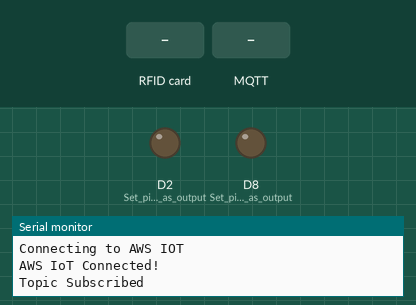
Recording of a sketch running on a simulated ESP8266 (NodeMCU). On the bench: output pins drawn as LEDs (lit = HIGH), the last lines printed to the serial monitor. The inputs (shaded band) are chosen by the test bench. WiFi joins after 1.5 s; servers stay silent unless stated; the local clock reads 2024-03-15 10:24:30 at power-on unless the sketch sets it; no MQTT or app messages arrive unless stated.

Above: at 2.9 s.
3.0 s: RFID card 5E 7A 19 C4 held to the reader
At 3.8 s:
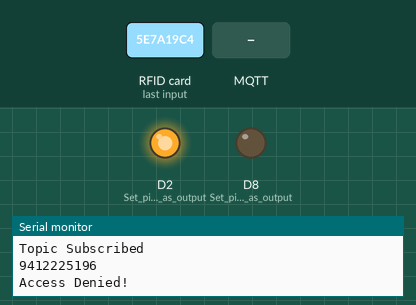
5.5 s: MQTT message "1" arrives on the first subscribed topic
7.0 s: MQTT message "on" arrives on the first subscribed topic
8.5 s: MQTT message "off" arrives on the first subscribed topic
Timing chart, 0 to 11.0 s (numbered marks = the images above; inputs shaded):
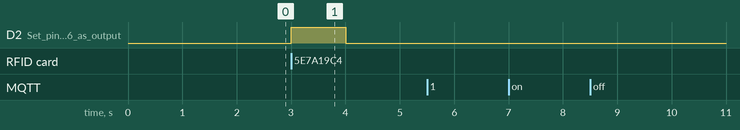

The sketch:

Pulse_Sensor_ESP8266_Receiver_End.ino
```cpp
#include "secrets.h"            // Currently a file for Keys, Certs, etc
#include <WiFiClientSecure.h>   // From the core ESP library - Don't need to add this
#include <MQTTClient.h>         // Need to add library 256dpi/MQTT
#include <ArduinoJson.h>        // Need to add library bblanchon/ArduinoJSON
#include "ESP8266WiFi.h"        // From the core ESP library - Don't need to add this.

// The MQTT topics that this device should publish/subscribe
#define AWS_IOT_PUBLISH_TOPIC   "Pulse_Sensor_ESP32/pub"
#define AWS_IOT_SUBSCRIBE_TOPIC "Pulse_Sensor_ESP32/sub"

//RFID
#include <SPI.h>
#include <MFRC522.h>

constexpr uint8_t RST_PIN = D3;     // Configurable, see typical pin layout above
constexpr uint8_t SS_PIN = D4;     // Configurable, see typical pin layout above

MFRC522 rfid(SS_PIN, RST_PIN); // Instance of the class
MFRC522::MIFARE_Key key;

String tag;
String myString;
//RFID

WiFiClientSecure net = WiFiClientSecure();
MQTTClient client = MQTTClient(256);

void connectAWS()
{
  // Connect to the WiFi network
  Serial.print("Connecting to Wi-Fi");
  WiFi.mode(WIFI_STA);
  WiFi.begin(WIFI_SSID, WIFI_PASSWORD);
  while (WiFi.status() != WL_CONNECTED){
    delay(500);
    Serial.print(".");
  }
  Serial.println(""); Serial.print("Connected! IP Address: "); Serial.println(WiFi.localIP());
  Serial.print("Mask: "); Serial.print(WiFi.subnetMask()); Serial.print(" Gateway: "); Serial.println(WiFi.gatewayIP());
  Serial.print("SSID: "); Serial.print(WiFi.SSID()); Serial.print(" RSSI: "); Serial.println(WiFi.RSSI());

  // Set the real time as this is needed for X509 certificate verification
  Serial.println(""); Serial.print("Waiting for NTP time sync: ");
  configTime(3 * 3600, 0, "pool.ntp.org", "time.nist.gov");
  time_t now = time(nullptr);
  while (now < 8 * 3600 * 2) {
    delay(500);
    Serial.print(".");
    now = time(nullptr);
  }
  struct tm timeinfo;
  gmtime_r(&now, &timeinfo);
  Serial.println(""); Serial.print("Current time: "); Serial.print(asctime(&timeinfo));

  // Connect to AWS MQTT
  Serial.println(""); Serial.println("Connecting to AWS IOT");
  // Configure WiFiClientSecure to use the AWS IoT device credentials
    BearSSL::X509List cert(AWS_CERT_CA);
    net.setTrustAnchors(&cert);
    BearSSL::X509List client_crt(AWS_CERT_CRT);
    BearSSL::PrivateKey key(AWS_CERT_PRIVATE);
    net.setClientRSACert(&client_crt, &key);
  // Connect to the MQTT broker on the AWS endpoint we defined earlier
  client.begin(AWS_IOT_ENDPOINT, 8883, net);
  while (!client.connect(THINGNAME)) {
    Serial.print(".");
    delay(100);
  }
  if(!client.connected()){
    Serial.println("AWS IoT Timeout!");
    return;
  } else {
    Serial.println("AWS IoT Connected!");
  }

  // Subscribe to a topic
  client.subscribe(AWS_IOT_SUBSCRIBE_TOPIC);
  Serial.println("Topic Subscribed");
}

void messageHandler(String &topic, String &payload) {
  payload.replace("\\","");
  Serial.println("incoming: " + topic + " - " + payload);
  StaticJsonDocument<200> doc;
  deserializeJson(doc, payload);
  const char* message = doc["message"];
  Serial.println(message);

  myString = String(message);
  Serial.println(myString);
}
void publishMessage()
  {
    StaticJsonDocument<200> doc;
    doc["Help"] = "Please Send Help";
    char jsonBuffer[512];
    serializeJson(doc, jsonBuffer);
    client.publish(AWS_IOT_PUBLISH_TOPIC, jsonBuffer);
  }

void setup() {
  Serial.begin(9600); //Old Baud Rate
  Serial.println(""); Serial.println("");
  Serial.println("SETUP");
  connectAWS();
  Serial.println(""); Serial.println("");
  client.onMessage(messageHandler);

  pinMode(D8, OUTPUT); //Set pin D6 as output
  digitalWrite(D8, LOW);
  pinMode(D2, OUTPUT); //Set pin D6 as output
  digitalWrite(D2, LOW);

  //Serial1.begin(9600);
  SPI.begin(); // Init SPI bus
  rfid.PCD_Init(); // Init MFRC522
}
void loop() {
  client.loop();
    if ( ! rfid.PICC_IsNewCardPresent())
    return;
  if (rfid.PICC_ReadCardSerial()) {
    for (byte i = 0; i < 4; i++) {
      tag += rfid.uid.uidByte[i];
    }
    Serial.println(tag);
    if (tag == myString) {
      Serial.println("Access Granted!");
      digitalWrite(D8, HIGH); //Set pin D6 to high
      digitalWrite(D2, LOW);
      delay(1000);
      digitalWrite(D8, LOW);

    } else {
      Serial.println("Access Denied!");
      digitalWrite(D2, HIGH); //Set pin D6 to high
      digitalWrite(D8, LOW);
      delay(1000);
      digitalWrite(D2, LOW);
    }
    tag = "";
    rfid.PICC_HaltA();
    rfid.PCD_StopCrypto1();
  }
  delay(1000);
}
```

secrets.h
```cpp
#include <pgmspace.h>

#define SECRET
#define THINGNAME ""

const char WIFI_SSID[] = "";
const char WIFI_PASSWORD[] = "";
const char AWS_IOT_ENDPOINT[] = "";

// Amazon Root CA 1
static const char AWS_CERT_CA[] PROGMEM = R"EOF(
-----BEGIN CERTIFICATE-----
-----END CERTIFICATE-----
)EOF";

// Device Certificate
static const char AWS_CERT_CRT[] PROGMEM = R"KEY(
-----BEGIN CERTIFICATE-----
-----END CERTIFICATE-----
)KEY";

// Device Private Key
static const char AWS_CERT_PRIVATE[] PROGMEM = R"KEY(
-----BEGIN RSA PRIVATE KEY-----
-----END RSA PRIVATE KEY-----

)KEY";
```

Measured:
- after the input at 3.0 s, D2 (Set_pin_D6_as_output): LOW → HIGH at once, → LOW 1.0 s later
